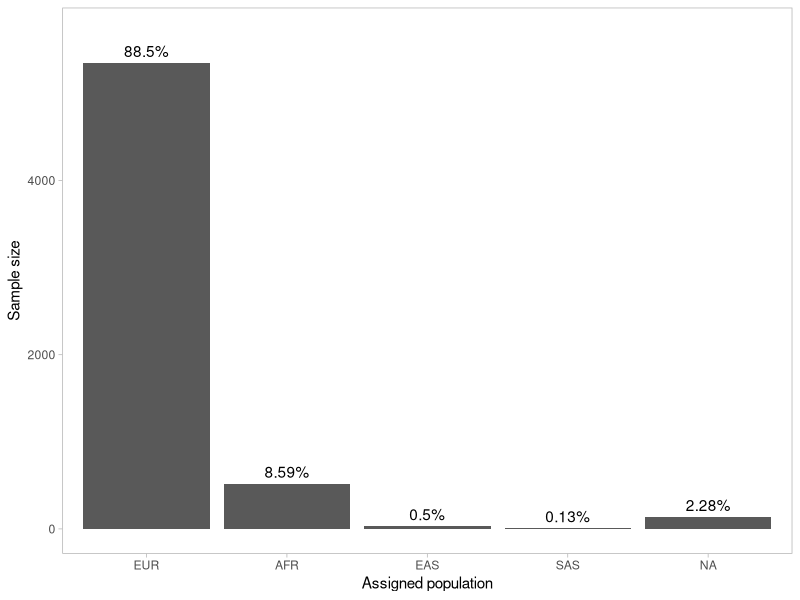

Generate this figure with R:
library(tidyverse)
library(ggplot2)

sizes = readr::read_tsv("Supplementary_Tables_R3 - pop_assign_summary.tsv")
sizes = sizes %>% filter(`Assigned population` != "TOTAL")
sizes = sizes %>% mutate(`Assigned population` = gsub("Admixed", "NA", `Assigned population`))
sizes$`Assigned population` = factor(sizes$`Assigned population`, levels=sizes$`Assigned population`)

plt = ggplot(sizes, aes(x=`Assigned population`, `Sample Size`))+
  geom_col() +
  xlab("Assigned population") + 
  ylab("Sample size") +
  geom_text(aes(label = paste0(Percent,"%")), vjust = -0.5) + 
  theme_light() + 
  theme(panel.grid = element_blank()) +
  ylim(0,5700)

ggsave("assigned_populations.pdf", width=2.8, height=2.8)
